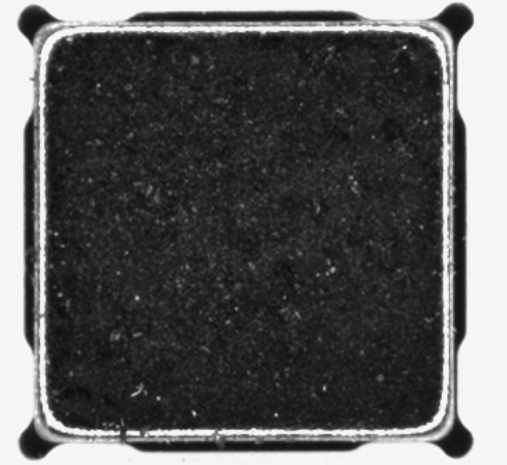
#> input picture Image/img4.png, 507 x 465 px
$ python minBoundingRect.py
#> lines starting #> are read from the running program, lines starting #| are printed output that depends on the picture; after the words box and inside, x2 and y2 are one past the last pixel; in counts of white or black regions, pixels touching at a corner belong together; long printed decimals are rounded
from types import new_class
import cv2
import numpy as np
from numpy.lib.function_base import _select_dispatcher
from numpy.lib.type_check import imag

imagePath = "Image/img4.png"
image = cv2.imread(imagePath)
#> image is the input picture: shape (465, 507, 3); min 11, max 253, mean 90.2
# 图像转灰度图
#img = cv2.cvtColor(image, cv2.COLOR_BGR2GRAY)
# 图像转二值图
#ret, thresh = cv2.threshold(img, 128, 255, cv2.THRESH_BINARY_INV)


# 高斯滤波，灰度，二值化，Canny算子
srcBlur = cv2.GaussianBlur(image, (5, 5), 0)
gray = cv2.cvtColor(srcBlur, cv2.COLOR_BGR2GRAY)
retval, dst = cv2.threshold(gray, 127, 255, cv2.THRESH_BINARY)
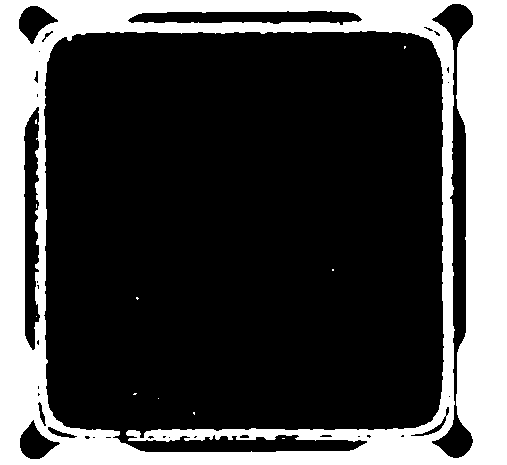
#> dst: shape (465, 507); 27.3% white; 11 white regions (10 under 20 px), largest, box (x1, y1, x2, y2) and area: (0, 0, 507, 465) 64214
edges = cv2.Canny(dst, 50, 150, apertureSize=3)
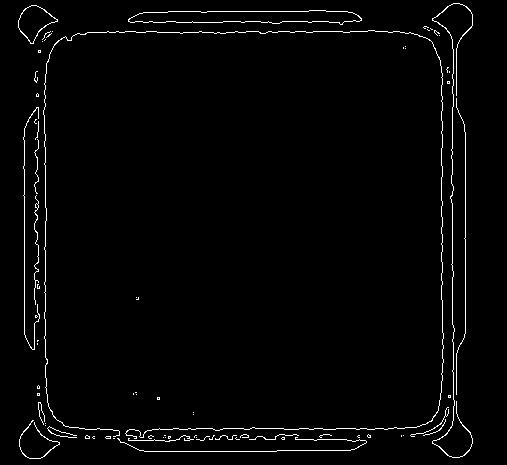
#> edges: shape (465, 507); 2.1% white in thin lines or dots, all inside (x1, y1, x2, y2) = (18, 3, 473, 459)

cv2.imwrite("edges.png",edges)

# 功能：cv2.findContours()函数来查找检测物体的轮廓。
#参数:
# 参数1：寻找轮廓的图像，接收的参数为二值图，即黑白的（不是灰度图），所以读取的图像要先转成灰度的，再转成二值图
# 参数2: 轮廓的检索模式，有四种。
#       cv2.RETR_EXTERNAL 表示只检测外轮廓;
#       cv2.RETR_LIST 检测的轮廓不建立等级关系;
#       cv2.RETR_CCOMP 建立两个等级的轮廓，上面的一层为外边界，里面的一层为内孔的边界信息。如果内孔内还有一个连通物体，这个物体的边界也在顶层。
#       cv2.RETR_TREE 建立一个等级树结构的轮廓。
#
# 参数3: 轮廓的近似办法.
#       cv2.CHAIN_APPROX_NONE 存储所有的轮廓点，相邻的两个点的像素位置差不超过1，即max（abs（x1-x2），abs（y2-y1））==1
#       cv2.CHAIN_APPROX_SIMPLE 压缩水平方向，垂直方向，对角线方向的元素，只保留该方向的终点坐标，例如一个矩形轮廓只需4个点来保存轮廓信息
#       cv2.CHAIN_APPROX_TC89_L1，CV_CHAIN_APPROX_TC89_KCOS 使用teh-Chinl chain 近似算法
# 注：opencv2返回两个值：contours：hierarchy。opencv3会返回三个值,分别是img, countours, hierarchy
#
#返回值
#cv2.findContours()函数返回两个值，一个是轮廓本身，还有一个是每条轮廓对应的属性。
contours, _ = cv2.findContours(edges, cv2.RETR_TREE, cv2.CHAIN_APPROX_SIMPLE)
#> contours = 92 contours, 85 with area under 20; largest, box (x1, y1, x2, y2) and area: (128, 10, 362, 25) 2340, (128, 10, 362, 25) 2332, (18, 5, 58, 44) 799, (18, 5, 58, 44) 772, (432, 3, 473, 458) 64, (43, 30, 444, 439) 32, (19, 420, 60, 459) 28

maxArea = 0
maxArea_i = 0
# 找到最大的矩形位置
for i in range(len(contours)):
    rect = cv2.minAreaRect(contours[i])

    w,h = rect[1][0],rect[1][1]
    area = w * h

    if maxArea < area:
        maxArea = area
        maxArea_i = i
#> this loop made 92 passes
#> (rect, w, h, area, maxArea) on pass 2: (((241.5, 444.2), (249, 13.89), -0.322), 249, 13.89, 3459.1, 3459.1)
#> (w, h, area, maxArea) on passes 63, 84: (15.42, 242, 3732.6, 3732.6), (399.2, 407.1, 162499.3, 162499.3)
#> after the loop, maxArea = 162499.3; maxArea_i = 83

for c in contours:
    # 找到边界坐标
    area = cv2.contourArea(c)
    if area <= 10:
        continue

    # 找面积最小的矩形
    rect = cv2.minAreaRect(c)

    w, h = rect[1][0],rect[1][1]
    arr = w * h
    print(rect,w,h,arr)

    # 得到最小矩形的坐标
    box = cv2.boxPoints(rect)   # 转换C#代码时候需要注意点

    # 标准化坐标到整数
    box = np.int0(box)

    # 画出边界
    cv2.drawContours(image, [box], 0, (0, 0, 255), 3)
    cv2.imshow("img", image)
    cv2.waitKey(0)

    """
    left_point_x = np.min(box[:, 0])
    right_point_x = np.max(box[:, 0])
    top_point_y = np.min(box[:, 1])
    bottom_point_y = np.max(box[:, 1])

    left_point_y = box[:, 1][np.where(box[:, 0] == left_point_x)][0]
    right_point_y = box[:, 1][np.where(box[:, 0] == right_point_x)][0]
    top_point_x = box[:, 0][np.where(box[:, 1] == top_point_y)][0]
    bottom_point_x = box[:, 0][np.where(box[:, 1] == bottom_point_y)][0]
    """
#> this loop made 92 passes
#| ((35.612, 443.595), (32.649, 36.231), -49.764) 32.649 36.231 1182.938
#| ((36.0, 249.5), (109.0, 4.0), -90.0) 109.0 4.0 436.0
#| ((243.041, 234.033), (399.155, 407.109), -0.2204) 399.155 407.109 162499.289
#| ((244.532, 16.162), (13.857, 232.999), -89.454) 13.857 232.999 3228.553
#| ((244.532, 16.162), (13.857, 232.980), -89.454) 13.857 232.980 3228.289
#| ((34.140, 20.789), (36.121, 31.206), -42.510) 36.121 31.206 1127.185
#| ((34.096, 20.787), (34.831, 29.916), -42.510) 34.831 29.916 1041.996
#| ((452.0, 230.000), (454.000, 40.000), -90.0) 454.000 40.000 18159.994
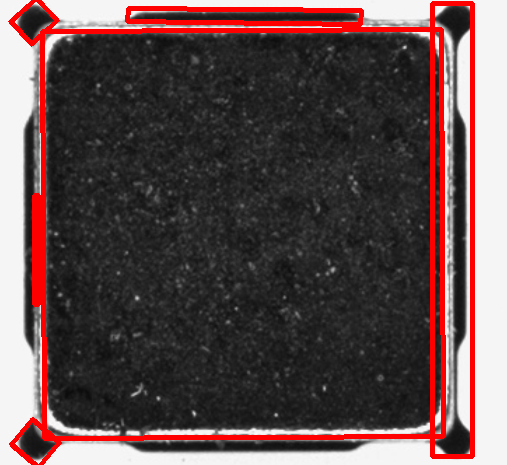
#> image: shape (465, 507, 3); 7.41% of pixels changed, all inside (x1, y1, x2, y2) = (8, 0, 475, 465)


cv2.drawContours(image, contours, -1, (255, 0, 0), 1)
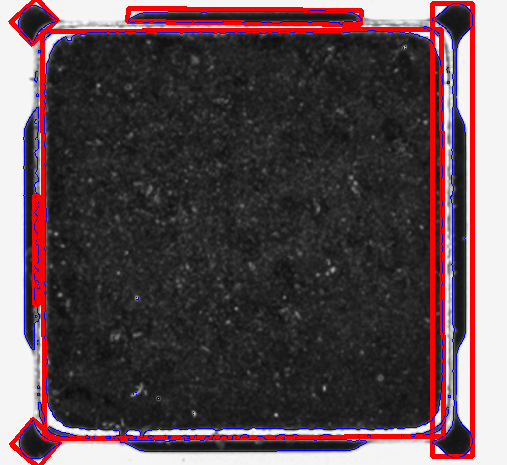
#> image: shape (465, 507, 3); 2.06% of pixels changed, all inside (x1, y1, x2, y2) = (18, 3, 473, 459)
cv2.imshow("img", image)
cv2.imwrite("img_1.jpg", image)
cv2.waitKey(0)

$ run again, with Image/img1.png copied over Image/img4.png
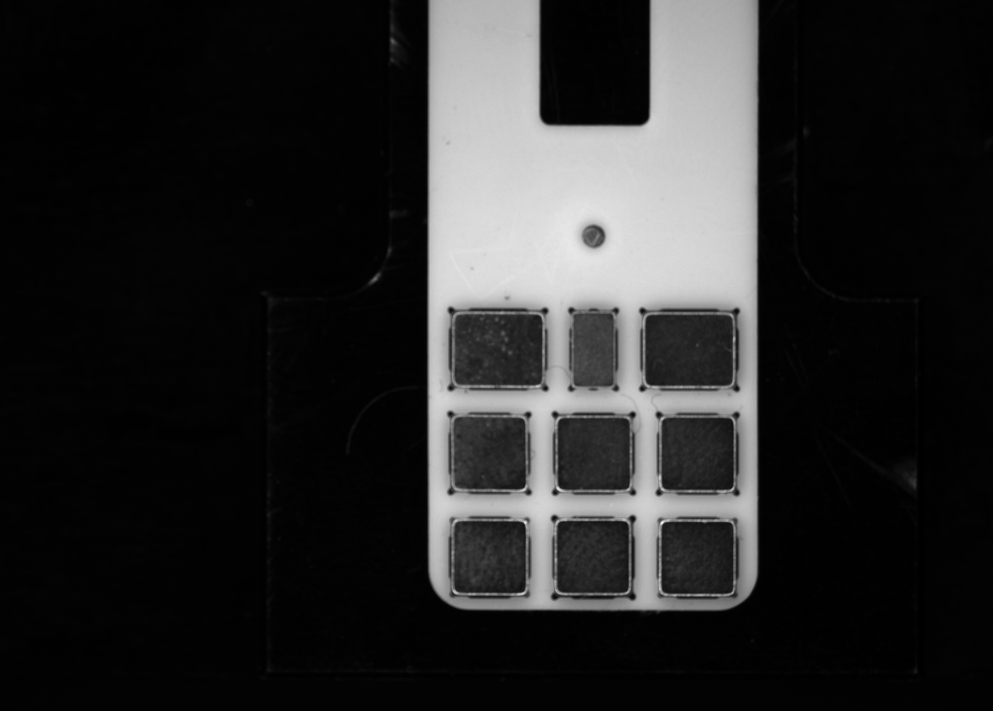
#> input picture Image/img1.png, 993 x 711 px, shrunk from 3840 x 2748 before the run
#> image is the input picture: shape (711, 993, 3); min 0, max 244, mean 40.6
#> `retval, dst = cv2.threshold(gray, 127, 255, cv2.THRESH_BINARY)`:
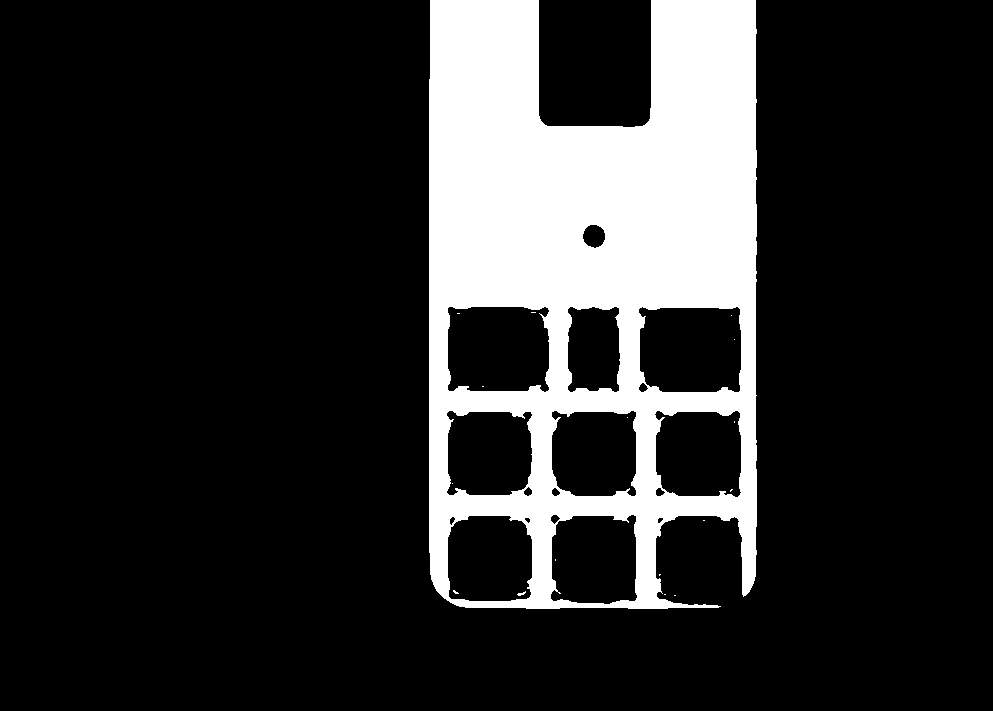
#> dst: shape (711, 993); 17.4% white; 17 white regions (15 under 20 px), largest, box (x1, y1, x2, y2) and area: (429, 0, 757, 609) 123001, (517, 591, 526, 596) 21
#> edges: shape (711, 993); 0.75% white in thin lines or dots, all inside (x1, y1, x2, y2) = (428, 0, 757, 609)
#> contours = 68 contours, 56 with area under 20; largest, box (x1, y1, x2, y2) and area: (567, 306, 620, 392) 3976, (567, 306, 620, 392) 3958, (582, 224, 605, 248) 392, (582, 224, 605, 248) 382, (550, 514, 614, 524) 52
#> the loop `for i in range(len(contours)):` made 68 passes
#> (rect, w, h, area, maxArea) on passes 15, 23, 60: (((554, 556.5), (65, 6), -90), 65, 6, 390, 390), (((698.5, 560), (90, 87), -90), 90, 87, 7830, 7830), (((689, 349), (84, 102), -90), 84, 102, 8568, 8568)
#> after the loop `for i in range(len(contours)):`: maxArea = 167832; maxArea_i = 67
#> the loop `for c in contours:` made 68 passes
#> (area, rect, w, h, arr, box) on passes 26, 27, 30: (52, ((581.4, 516.6), (63.06, 8.98), -3.88), 63.06, 8.98, 566.2, [[550, 523], [549, 514], [612, 510], [613, 518]]), (44.5, ((554.3, 518.3), (7.07, 6.36), -45), 7.07, 6.36, 45, [[554, 523], [549, 518], [554, 513], [559, 518]]), (44, ((555, 491.5), (7, 8), -90), 7, 8, 56, [[559, 495], [551, 495], [551, 488], [559, 488]])
#> (printed output is left out)
#> `cv2.drawContours(image, contours, -1, (255, 0, 0), 1)`:
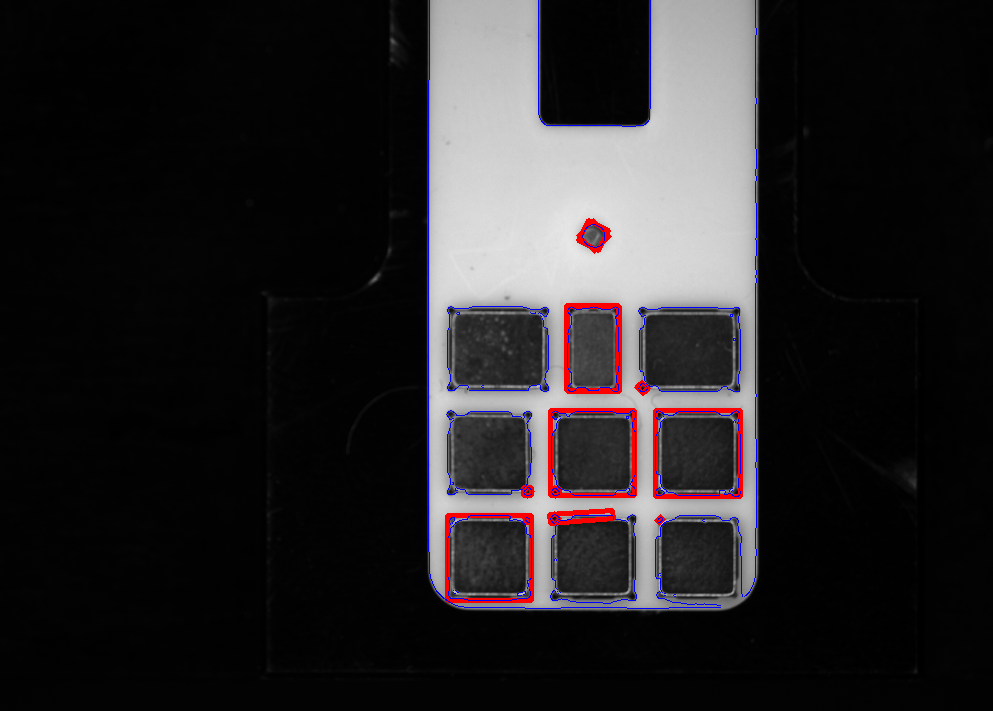
#> image: shape (711, 993, 3); mean B, G, R 40.1, 38.2, 40.8

$ run again, with Image/img7.png copied over Image/img4.png
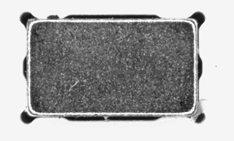
#> input picture Image/img7.png, 234 x 141 px
#> image is the input picture: shape (141, 234, 3); min 17, max 255, mean 165.3
#> `retval, dst = cv2.threshold(gray, 127, 255, cv2.THRESH_BINARY)`:
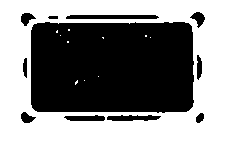
#> dst: shape (141, 234); 52.3% white; 11 black regions, largest, box (x1, y1, x2, y2) and area: (31, 22, 194, 113) 14360, (66, 15, 159, 19) 361, (107, 115, 161, 121) 243
#> edges: shape (141, 234); 3.6% white in thin lines or dots, all inside (x1, y1, x2, y2) = (20, 11, 205, 123)
#> contours = 33 contours, 19 with area under 20; largest, box (x1, y1, x2, y2) and area: (30, 21, 194, 113) 14393, (30, 21, 194, 113) 14384, (64, 114, 105, 121) 192, (64, 114, 105, 121) 189, (190, 11, 205, 28) 126
#> the loop `for i in range(len(contours)):` made 33 passes
#> (rect, w, h, area, maxArea) on passes 1, 3, 11: (((133.5, 119.3), (53.04, 2.58), -2.2), 53.04, 2.58, 136.6, 136.6), (((84, 117), (6, 40), -90), 6, 40, 240, 240), (((111.5, 66.5), (91, 163), -90), 91, 163, 14833, 14833)
#> after the loop `for i in range(len(contours)):`: maxArea = 14833; maxArea_i = 10
#> the loop `for c in contours:` made 33 passes
#> (area, rect, w, h, arr, box) on passes 3 to 6: (191.5, ((84, 117), (6, 40), -90), 6, 40, 240, [[104, 120], [64, 120], [64, 114], [104, 114]]), (189, ((84, 117), (6, 40), -90), 6, 40, 240, [[104, 120], [64, 120], [64, 114], [104, 114]]), (58, ((199.5, 117.5), (11.31, 7.07), -45), 11.31, 7.07, 80, [[198, 124], [193, 119], [201, 111], [206, 116]]), (52.5, ((199.8, 117.8), (9.9, 6.36), -45), 9.9, 6.36, 63, [[198, 123], [194, 119], [201, 112], [205, 116]])
#> (printed output is left out)
#> `cv2.drawContours(image, contours, -1, (255, 0, 0), 1)`:
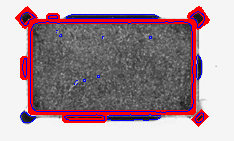
#> image: shape (141, 234, 3); mean B, G, R 155.4, 146.2, 168.8
